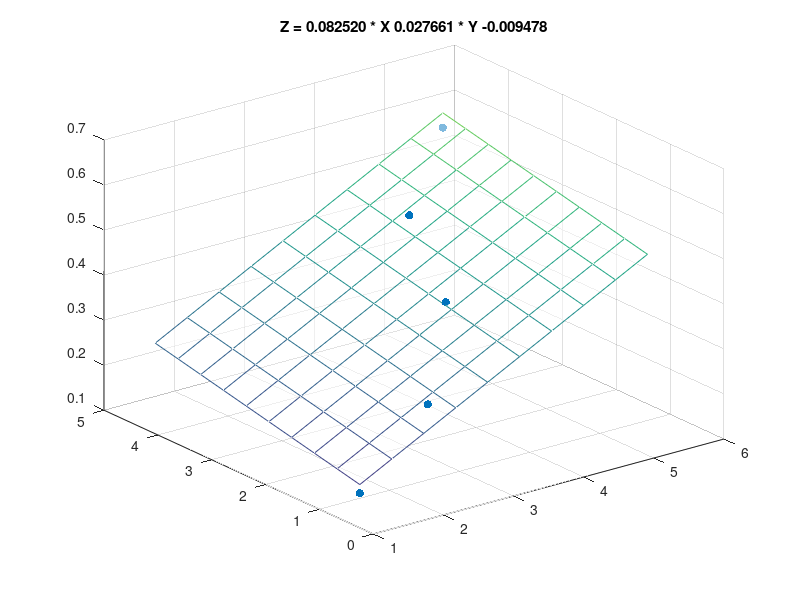

Here is the MATLAB script that generated this plot:
% Define different data points
x = [1.5, 2.7, 3.8, 4.2, 5.6];
y = [0.9, 1.2, 2.3, 3.5, 4.7];
z = [0.12, 0.25, 0.37, 0.48, 0.55];

%    We perform a least squares regression to fit a plane to the given data points.
%    This is done by solving a linear system using the backslash operator '\'.
%    The equation of a plane is given by 'z = ax + by + c', where 'a', 'b', and 'c'
%    are coefficients that define the plane. In matrix notation, this equation can
%    be represented as 'Ax = z', where 'A' is a matrix containing 'x', 'y', and a
%    column of ones, and 'x' is a vector of coefficients [a; b; c].
A = [x(:), y(:), ones(size(x(:)))];
B = A \ z(:);

% Create grid points for visualization
xv = linspace(min(x), max(x), 10)';
yv = linspace(min(y), max(y), 10)';
[X, Y] = meshgrid(xv, yv);

% Convert X and Y into column vectors
X_col = X(:);
Y_col = Y(:);

% Create a column vector of ones with the same size as X_col and Y_col
ones_vec = ones(size(X_col));

% Concatenate X_col, Y_col, and ones_vec horizontally to form a matrix
XY_ones_matrix = [X_col, Y_col, ones_vec];

% Perform matrix multiplication between the matrix and the coefficients B
Z_vector = XY_ones_matrix * B;

% Reshape the computed Z_vector into a 2D grid format
Z = reshape(Z_vector, numel(xv), []);
% Plot the original data points and the fitted plane
scatter3(x, y, z, 'filled')
hold on
mesh(X, Y, Z, 'FaceAlpha', 0.5)
hold off

% Set title to display the equation of the fitted plane
title(sprintf('Z = %f * X %f * Y %f', B))
